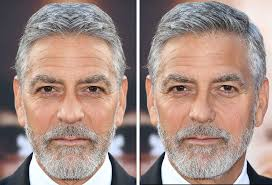
#> input picture module-1/image.jpg, 272 x 185 px
$ jupyter execute Introduction-to-opencv.ipynb
#> lines starting #> are read from the running program, lines starting #| are printed output that depends on the picture; after the words box and inside, x2 and y2 are one past the last pixel; in counts of white or black regions, pixels touching at a corner belong together; long printed decimals are rounded
# Introduction to opencv

### Importing the libraries

[cell 1]
import imutils
import cv2

If an error 'module not found' occurs just do<br>
<b> pip install MODULE-NAME</b>

### Reading an image

[cell 2]
image = cv2.imread('image.jpg')
#> image is the input picture: shape (185, 272, 3); mean B, G, R 133.3, 141.1, 164.1

### Height, width and channel

[cell 3]
h,w,d = image.shape
#> h = 185; w = 272; d = 3

[cell 4]
print("height: {}, width: {}, channel: {}".format(h,w,d))
#| height: 185, width: 272, channel: 3

### Displaying an image

[cell 5]
cv2.imshow('window',image)
cv2.waitKey(0)

### Reading a pixel value from the image

[cell 6]
b,g,r = image[10,50]
#> b = 221; g = 211; r = 201

[cell 7]
print("Blue: {}, Green: {}, Red: {}".format(b,g,r))
#| Blue: 221, Green: 211, Red: 201

### Slicing the image

[cell 8]
roi = image[10:200,10:130]
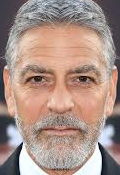
#> roi: shape (175, 120, 3); mean B, G, R 136.1, 145.8, 170.3
cv2.imshow('window',roi)
cv2.waitKey(0)

### Resizing the image

[cell 9]
resized = cv2.resize(image,(100,100))     # Resizing the image to 100 * 100 pixels
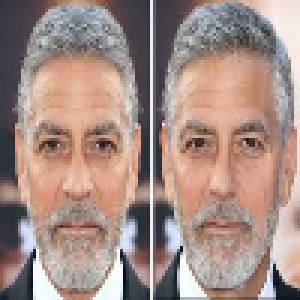
#> resized: shape (100, 100, 3) (shown 3 times larger); mean B, G, R 133.2, 140.9, 164
cv2.imshow('window',resized)
cv2.waitKey(0)

### Resizing the image while maintaining the aspect ratio

[cell 10]
ratio = 100/w     # If new width to be taken is 100. Then the ratio will be " 100 / OLD_WIDTH "
#> ratio = 0.368
print(ratio)
#| 0.3676

[cell 11]
new_height = int(ratio * h)  # New height will be " OLD_HEIGHT * ratio "
#> new_height = 68

[cell 12]
resized = cv2.resize(image,(100,new_height))
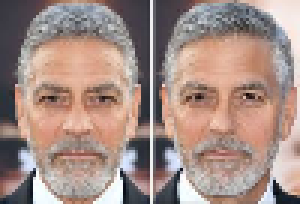
#> resized: shape (68, 100, 3) (shown 3 times larger); mean B, G, R 133.3, 141.1, 164.1
cv2.imshow('window',resized)
cv2.waitKey(0)

### OR

[cell 13]
resized = imutils.resize(image,width = 250)     # Using imutils's resize function to do the above steps automatically
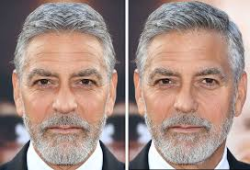
#> resized: shape (170, 250, 3); mean B, G, R 133.3, 141.1, 164.1
cv2.imshow('window',resized)
cv2.waitKey(0)

### Rotating the image

[cell 14]
center = (w // 2, h // 2)   # Calculating the Center of the image
#> center = (136, 92)
M = cv2.getRotationMatrix2D(center, -45, 1.0) # Creating a martix which will help in rotating the image 45 degree clockwise
rotated = cv2.warpAffine(image, M, (w, h)) # Rotate the image using the matrix created above
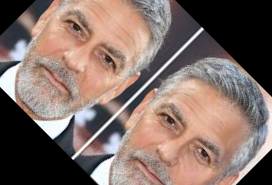
#> rotated: shape (185, 272, 3); mean B, G, R 104.4, 111.6, 131.5
cv2.imshow("OpenCV Rotation", rotated)
cv2.waitKey(0)

### Smoothing the Image

[cell 15]
# Bluring the image using 11 * 11 kernel.
# Lower the kernel size lesser will be the bluring
blurred = cv2.GaussianBlur(image, (11, 11), 0)
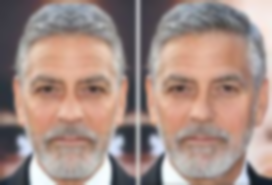
#> blurred: shape (185, 272, 3); mean B, G, R 133.4, 141.1, 164.2

cv2.imshow("Blurred", blurred)
cv2.waitKey(0)

### Drawing Rectangle on the image

#### 1 - Outline

[cell 16]
output = image.copy()

# (0,0) : top-left corner of the rectangle
# (130,180) : bottom-right corner of the rectangle
# (0, 0, 255) : Color in (B, G, R) format
# 2 : Thickness of outline
cv2.rectangle(output, (0,0), (130, 180), (0, 0, 255), 2)
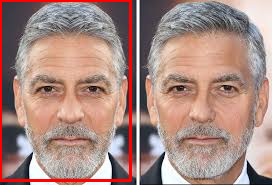
#> output: shape (185, 272, 3); 3.07% of pixels changed, all inside (x1, y1, x2, y2) = (0, 0, 132, 182)

cv2.imshow("Rectangle", output)
cv2.waitKey(0)

#### 2 - Solid rectangle

[cell 17]
output = image.copy()

# Negative value of thickness will give solid rectangle
cv2.rectangle(output, (0,0), (130, 180), (0, 0, 255), -1)
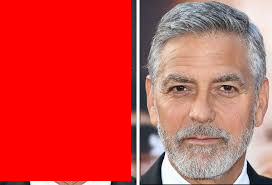
#> output: shape (185, 272, 3); mean B, G, R 72.6, 76.6, 209.1

cv2.imshow("Rectangle", output)
cv2.waitKey(0)

### Drawing circle on the image

[cell 18]
output = image.copy()

# (65,90) : Center of the Circle
# 20 : Radius of circle
# Others are same as in rectangle
cv2.circle(output, (65, 90), 50, (255, 0, 0), -1)
cv2.imshow("Circle", output)
cv2.waitKey(0)

### Drawing line on the image

[cell 19]
output = image.copy()

# (10, 10) is starting position
# (130,50) is the ending position
# Others are same as in rectangle
cv2.line(output, (10, 10), (130, 50), (0, 0, 255), 5)

cv2.imshow("Line", output)
cv2.waitKey(0)

### Displaying text

[cell 20]
output = image.copy()

# (0,20) : Starting point of text
# 0.5 : Text scaling
# cv2.FONT_HERSHEY_SIMPLEX : Font

cv2.putText(output, "OpenCV is fun", (0, 20), cv2.FONT_HERSHEY_SIMPLEX, 0.5, (0, 255, 0), 2)
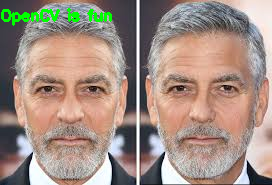
#> output: shape (185, 272, 3); mean B, G, R 131.6, 142.9, 162.5
cv2.imshow("Text", output)
cv2.waitKey(0)
